Frame 1 (no input): blank canvas, image omitted
Frame 60 (the mouse pressed at the canvas centre just before this capture): blank canvas, image omitted
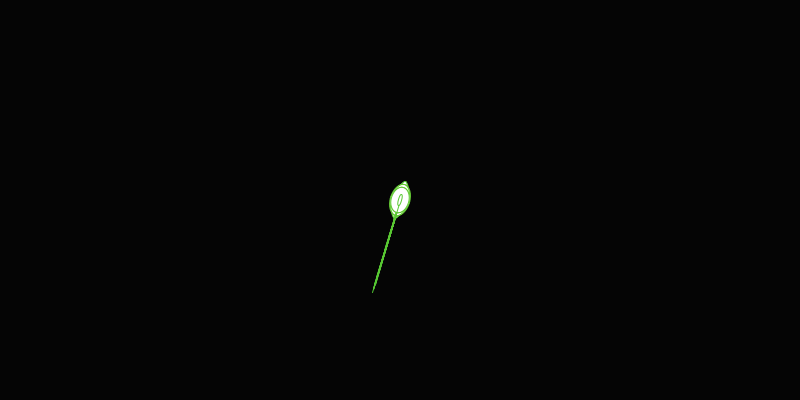
Frame 120 (the mouse held since frame 60 and released just before this capture)

The Processing sketch whose frames 1 and 60 were blank and that drew this single picture after the mouse press (run headless with seeded random() and noise(); from frame 60 on, the mouse is pressed at the canvas centre):

// Processing sketch: processing_30643
// ── processing_30643.pde

float angle=0; 
void setup() {
size(800,400);
background(5);
smooth(); 
}

void draw() {
  if(mousePressed==true){
    angle+=0.1;
 float durchmesser=dist(pmouseX,pmouseY,mouseX,mouseY);

stroke(random(80,100),200,50);
translate(mouseX,mouseY);
rotate(360);
line(0,0,random(100),0);
ellipse(0,0, random(width/20), random(height/20));
}
}
void keyPressed() {
  }
           
